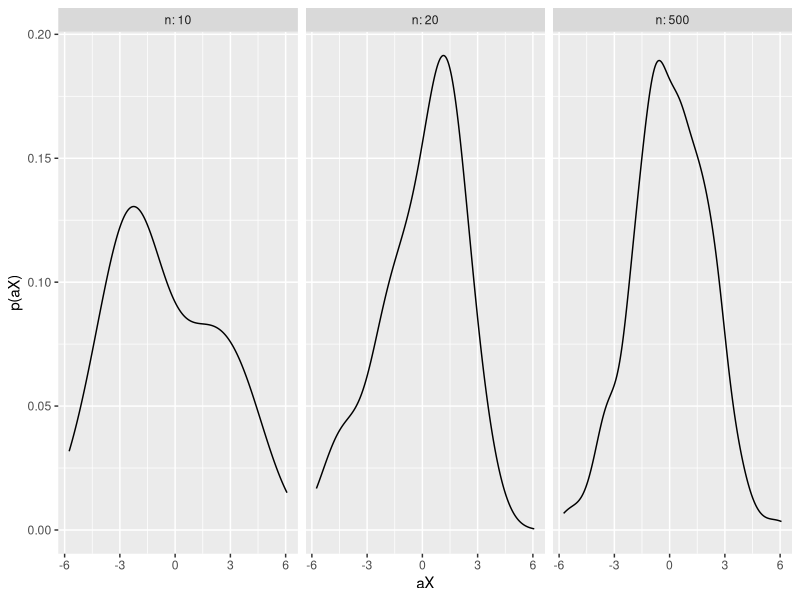
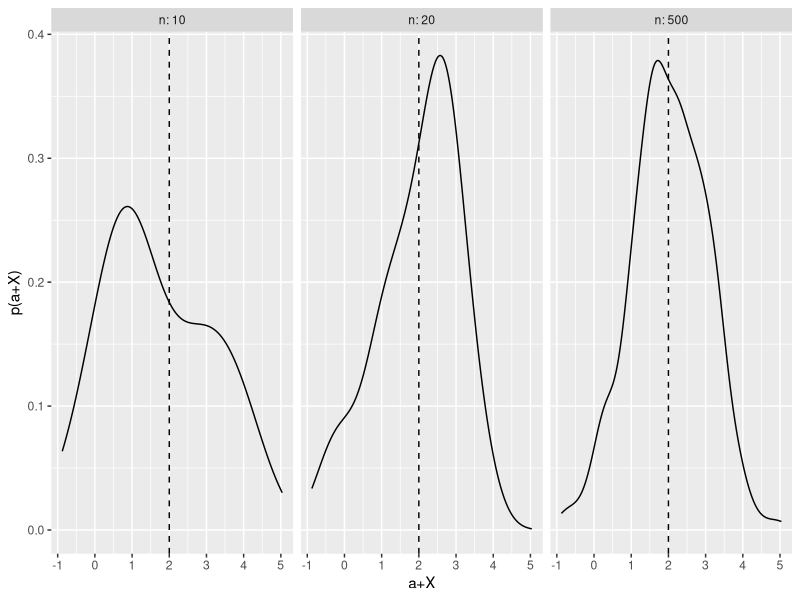

Source code (R) for these figures, in order:
## ---- chunk 1
library(ggplot2)
set.seed(89)
N <- c(10,20,500)

results <- data.frame(n = as.factor(levels(N)),
                      X_n = as.numeric(),
                      A_n = as.numeric(),
                      ax = as.numeric())

for (n in N) {
  X_n <- rnorm(n)
  A_n <- 2 + exp(-n)
  aX <- A_n * X_n
  
  results <- rbind(results, cbind(n, X_n, A_n, aX))
  
}

ggplot(results, aes(x = aX)) +
  facet_wrap(n~., ncol = 3, labeller = "label_both") +
  geom_density() +
  labs(y = "p(aX)")


## ---- chunk 2
library(ggplot2)
set.seed(89)
N <- c(10,20,500)

results <- data.frame(n = as.factor(levels(N)),
                      X_n = as.numeric(),
                      A_n = as.numeric(),
                      a_plus_X= as.numeric())

for (n in N) {
  X_n <- rnorm(n)
  A_n <- 2 + exp(-n)
  a_plus_X <- A_n + X_n
  
  results <- rbind(results, cbind(n, X_n, A_n, a_plus_X))
  
}

ggplot(results, aes(x = a_plus_X)) +
  facet_wrap(n~., ncol = 3, labeller = "label_both") +
  geom_density() +
  geom_vline(xintercept = 2, linetype = "dashed") +
  labs(y = "p(a+X)", x="a+X")


